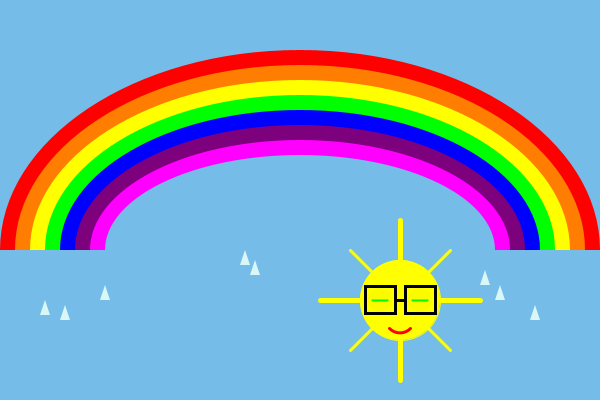
Frame 1 (no input)
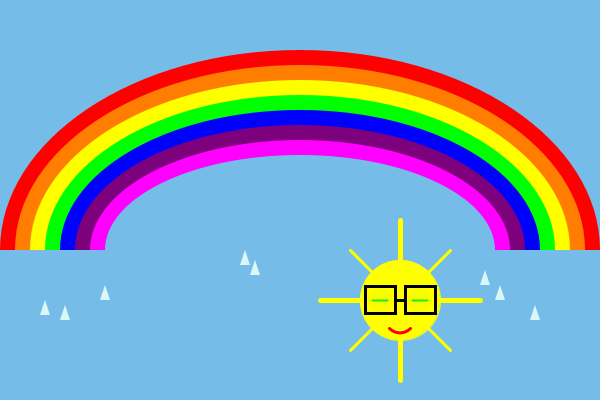
Frame 60 (the mouse pressed at the canvas centre just before this capture)
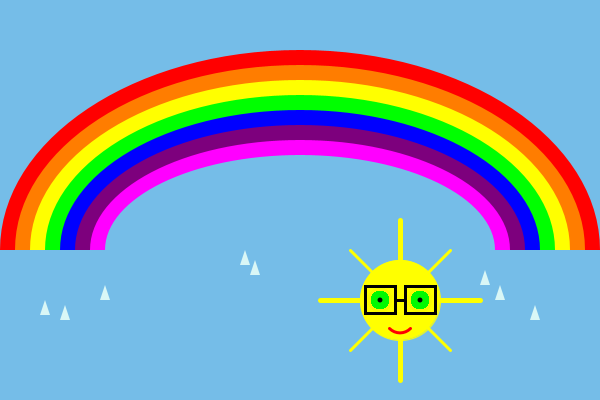
Frame 120 (the mouse held since frame 60 and released just before this capture)

The Processing sketch that drew these frames (run headless with seeded random() and noise(); from frame 60 on, the mouse is pressed at the canvas centre):

// Processing sketch: processing_159523
// ── processing_159523.pde

//click for the sun to see you

void setup(){
size (600,400);
background (#75BDE8);
noStroke();
fill(255,0,0);
arc(300, 250, 600, 400, PI, TWO_PI);
fill(255,125,0);
arc(300, 250, 570, 370, PI, TWO_PI);
fill(255,255,0);
arc(300, 250, 540, 340, PI, TWO_PI);
fill(0,255,0);
arc(300, 250, 510, 310, PI, TWO_PI);
fill(0,0,255);
arc(300, 250, 480, 280, PI, TWO_PI);
fill(125,0,125);
arc(300, 250, 450, 250, PI, TWO_PI);
fill(255,0,255);
arc(300, 250, 420, 220, PI, TWO_PI);
fill(#75BDE8);
arc(300, 250, 390, 190, PI, TWO_PI);

fill(255,255,0);
stroke(255,255,0);
ellipse(400,300,80,80);
strokeWeight(5);
line(320,300,480,300);
strokeWeight(3);
line(350,250,450,350);
strokeWeight(5);
line(400,220,400,380);
strokeWeight(3);
line(350,350,450,250);


stroke(255,0,0);
arc(400, 318, 30, 30, 0+QUARTER_PI, HALF_PI+QUARTER_PI);



stroke(0,0,0);
strokeWeight(3);
rect(365,286,30,27);
rect(405,286,30,27);
line(395,300,405,300);

fill(#D9F7F6);
noStroke();
triangle(45,300,50,315,40,315);
triangle(65,305,70,320,60,320);
triangle(105,285,110,300,100,300);

triangle(500,285,505,300,495,300);
triangle(535,305,540,320,530,320);
triangle(485,270,490,285,480,285);
triangle(255,260,260,275,250,275);
triangle(245,250,250,265,240,265);

}



void draw(){
  

  
if(mousePressed){
fill(0,250,0);
noStroke();
ellipse(420,300,18,18);
ellipse(380,300,18,18);

fill(0,0,0);
noStroke();
ellipse(420,300,5,5);
ellipse(380,300,5,5);

}
else{
  
fill(0,250,0);
noStroke();
ellipse(420,300,18,18);

fill(250,250,0);
ellipse(380,300,24,24);
ellipse(420,300,24,24);
stroke(0,250,0);
strokeWeight(2);
line(372,300,387,300);
line(412,300,427,300);

}}
